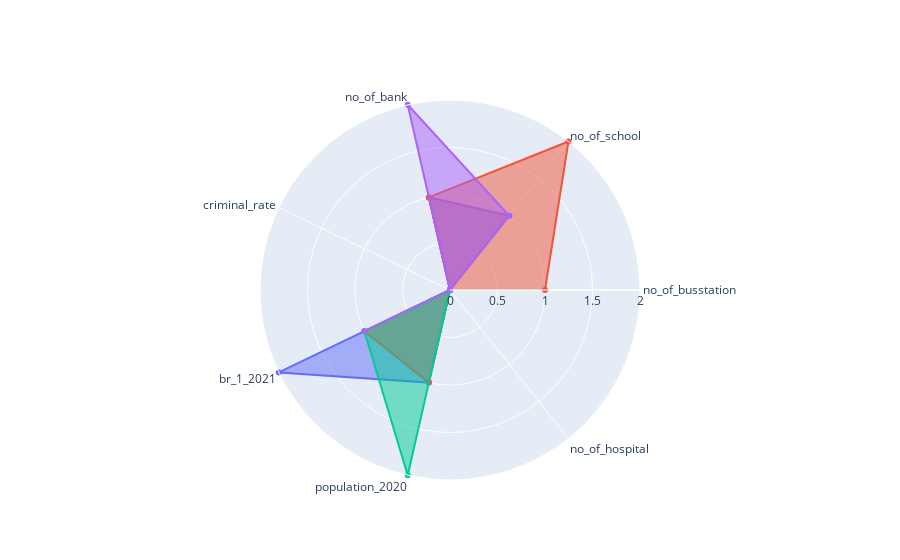

This figure's notebook cell:
### Code cell
categories = features

fig = go.Figure()
    
for i in set(df_hierarchical['cluster']):
    r = []
    
    for j in categories:
        #r.append(get_radar_value_by_std(df_hierarchical[df_hierarchical['cluster'] == i][j].mean(), df_neighborhood[j].mean()))
        r.append(get_radar_value_by_rescale(df_hierarchical[df_hierarchical['cluster'] == i][j].mean(), df_neighborhood[j].min(), df_neighborhood[j].max()))
    
    
    fig.add_trace(go.Scatterpolar(
          r=r,
          theta=categories,
          fill='toself',
          name='Cluster'+str(i)
    ))

fig.update_layout(
  polar=dict(
    radialaxis=dict(
      visible=True,
      range=[0, 2]
    )),
  showlegend=False
)

fig.show()

### Figure 1 — Plotly figure (JSON) as saved in the notebook; plotly's stock layout.template omitted (floating-point values rounded to 4 significant figures)
{"data": [{"fill": "toself", "name": "Cluster0", "r": [0, 1, 1, 0, 2, 1, 0], "theta": ["no_of_busstation", "no_of_school", "no_of_bank", "criminal_rate", "br_1_2021", "population_2020", "no_of_hospital"], "type": "scatterpolar"}, {"fill": "toself", "name": "Cluster1", "r": [1, 2, 1, 0, 1, 1, 0], "theta": ["no_of_busstation", "no_of_school", "no_of_bank", "criminal_rate", "br_1_2021", "population_2020", "no_of_hospital"], "type": "scatterpolar"}, {"fill": "toself", "name": "Cluster2", "r": [0, 0, 0, 0, 1, 2, 0], "theta": ["no_of_busstation", "no_of_school", "no_of_bank", "criminal_rate", "br_1_2021", "population_2020", "no_of_hospital"], "type": "scatterpolar"}, {"fill": "toself", "name": "Cluster3", "r": [0, 1, 2, 0, 1, 0, 0], "theta": ["no_of_busstation", "no_of_school", "no_of_bank", "criminal_rate", "br_1_2021", "population_2020", "no_of_hospital"], "type": "scatterpolar"}], "layout": {"autosize": true, "polar": {"angularaxis": {"type": "category"}, "radialaxis": {"autorange": false, "range": [0, 2], "type": "linear", "visible": true}}, "showlegend": false}}
